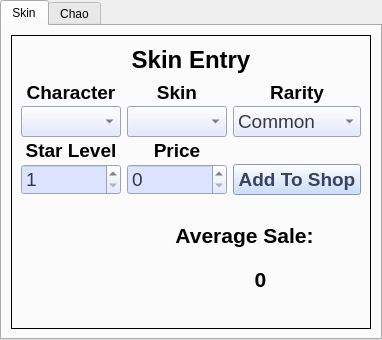
                   <widget class="QTabWidget" name="tabWidget_3">
                    <property name="currentIndex">
                     <number>0</number>
                    </property>
                    <widget class="QWidget" name="tab_10">
                     <attribute name="title">
                      <string>Skin</string>
                     </attribute>
                     <layout class="QVBoxLayout" name="verticalLayout_45">
                      <item>
                       <widget class="QFrame" name="SaleEntry_6">
                        <property name="sizePolicy">
                         <sizepolicy hsizetype="Expanding" vsizetype="Preferred">
                          <horstretch>0</horstretch>
                          <verstretch>0</verstretch>
                         </sizepolicy>
                        </property>
                        <property name="minimumSize">
                         <size>
                          <width>0</width>
                          <height>0</height>
                         </size>
                        </property>
                        <property name="maximumSize">
                         <size>
                          <width>1000000</width>
                          <height>500000</height>
                         </size>
                        </property>
                        <property name="frameShape">
                         <enum>QFrame::Shape::Box</enum>
                        </property>
                        <property name="frameShadow">
                         <enum>QFrame::Shadow::Plain</enum>
                        </property>
                        <layout class="QVBoxLayout" name="verticalLayout_44">
                         <property name="bottomMargin">
                          <number>9</number>
                         </property>
                         <item>
                          <widget class="QLabel" name="label_58">
                           <property name="sizePolicy">
                            <sizepolicy hsizetype="Preferred" vsizetype="Minimum">
                             <horstretch>0</horstretch>
                             <verstretch>0</verstretch>
                            </sizepolicy>
                           </property>
                           <property name="font">
                            <font>
                             <pointsize>18</pointsize>
                             <bold>true</bold>
                            </font>
                           </property>
                           <property name="text">
                            <string>Skin Entry</string>
                           </property>
                           <property name="alignment">
                            <set>Qt::AlignmentFlag::AlignCenter</set>
                           </property>
                          </widget>
                         </item>
                         <item>
                          <layout class="QGridLayout" name="gridLayout_8" rowminimumheight="0,0,0,0,0">
                           <property name="verticalSpacing">
                            <number>2</number>
                           </property>
                           <item row="4" column="1">
                            <widget class="QSpinBox" name="shopPriceSpinBox">
                             <property name="sizePolicy">
                              <sizepolicy hsizetype="Preferred" vsizetype="Minimum">
                               <horstretch>0</horstretch>
                               <verstretch>0</verstretch>
                              </sizepolicy>
                             </property>
                             <property name="minimumSize">
                              <size>
                               <width>0</width>
                               <height>30</height>
                              </size>
                             </property>
                             <property name="font">
                              <font>
                               <pointsize>14</pointsize>
                              </font>
                             </property>
                             <property name="styleSheet">
                              <string notr="true">color: rgb(54, 56, 70);
background-color: rgb(219, 227, 255);</string>
                             </property>
                             <property name="maximum">
                              <number>999999999</number>
                             </property>
                            </widget>
                           </item>
                           <item row="0" column="0">
                            <widget class="QLabel" name="label_59">
                             <property name="sizePolicy">
                              <sizepolicy hsizetype="Preferred" vsizetype="Minimum">
                               <horstretch>0</horstretch>
                               <verstretch>0</verstretch>
                              </sizepolicy>
                             </property>
                             <property name="font">
                              <font>
                               <pointsize>14</pointsize>
                               <bold>true</bold>
                              </font>
                             </property>
                             <property name="text">
                              <string>Character</string>
                             </property>
                             <property name="alignment">
                              <set>Qt::AlignmentFlag::AlignCenter</set>
                             </property>
                            </widget>
                           </item>
                           <item row="0" column="1">
                            <widget class="QLabel" name="label_60">
                             <property name="sizePolicy">
                              <sizepolicy hsizetype="Preferred" vsizetype="Minimum">
                               <horstretch>0</horstretch>
                               <verstretch>0</verstretch>
                              </sizepolicy>
                             </property>
                             <property name="font">
                              <font>
                               <pointsize>14</pointsize>
                               <bold>true</bold>
                              </font>
                             </property>
                             <property name="text">
                              <string>Skin</string>
                             </property>
                             <property name="alignment">
                              <set>Qt::AlignmentFlag::AlignCenter</set>
                             </property>
                            </widget>
                           </item>
                           <item row="2" column="1">
                            <widget class="QLabel" name="label_61">
                             <property name="sizePolicy">
                              <sizepolicy hsizetype="Minimum" vsizetype="Minimum">
                               <horstretch>0</horstretch>
                               <verstretch>0</verstretch>
                              </sizepolicy>
                             </property>
                             <property name="sizeIncrement">
                              <size>
                               <width>20</width>
                               <height>20</height>
                              </size>
                             </property>
                             <property name="font">
                              <font>
                               <pointsize>14</pointsize>
                               <bold>true</bold>
                              </font>
                             </property>
                             <property name="text">
                              <string>Price</string>
                             </property>
                             <property name="alignment">
                              <set>Qt::AlignmentFlag::AlignCenter</set>
                             </property>
                            </widget>
                           </item>
                           <item row="1" column="0">
                            <widget class="QComboBox" name="shopCharacterComboBox">
                             <property name="sizePolicy">
                              <sizepolicy hsizetype="MinimumExpanding" vsizetype="Minimum">
                               <horstretch>0</horstretch>
                               <verstretch>0</verstretch>
                              </sizepolicy>
                             </property>
                             <property name="minimumSize">
                              <size>
                               <width>0</width>
                               <height>25</height>
                              </size>
                             </property>
                             <property name="font">
                              <font>
                               <pointsize>14</pointsize>
                              </font>
                             </property>
                             <property name="styleSheet">
                              <string notr="true">color: rgb(54, 56, 70);
background-color: rgb(219, 227, 255);</string>
                             </property>
                            </widget>
                           </item>
                           <item row="1" column="1">
                            <widget class="QComboBox" name="shopSkinComboBox">
                             <property name="sizePolicy">
                              <sizepolicy hsizetype="MinimumExpanding" vsizetype="Minimum">
                               <horstretch>0</horstretch>
                               <verstretch>0</verstretch>
                              </sizepolicy>
                             </property>
                             <property name="font">
                              <font>
                               <pointsize>14</pointsize>
                              </font>
                             </property>
                             <property name="styleSheet">
                              <string notr="true">color: rgb(54, 56, 70);
background-color: rgb(219, 227, 255);</string>
                             </property>
                            </widget>
                           </item>
                           <item row="2" column="0">
                            <widget class="QLabel" name="label_62">
                             <property name="sizePolicy">
                              <sizepolicy hsizetype="Preferred" vsizetype="Minimum">
                               <horstretch>0</horstretch>
                               <verstretch>0</verstretch>
                              </sizepolicy>
                             </property>
                             <property name="font">
                              <font>
                               <pointsize>14</pointsize>
                               <bold>true</bold>
                              </font>
                             </property>
                             <property name="text">
                              <string>Star Level</string>
                             </property>
                             <property name="scaledContents">
                              <bool>false</bool>
                             </property>
                             <property name="alignment">
                              <set>Qt::AlignmentFlag::AlignCenter</set>
                             </property>
                            </widget>
                           </item>
                           <item row="4" column="2">
                            <widget class="QPushButton" name="addToShopButton">
                             <property name="sizePolicy">
                              <sizepolicy hsizetype="Preferred" vsizetype="Minimum">
                               <horstretch>0</horstretch>
                               <verstretch>0</verstretch>
                              </sizepolicy>
                             </property>
                             <property name="font">
                              <font>
                               <pointsize>14</pointsize>
                               <bold>true</bold>
                              </font>
                             </property>
                             <property name="styleSheet">
                              <string notr="true">background-color: rgb(188, 211, 255);
color: rgb(59, 66, 94);</string>
                             </property>
                             <property name="text">
                              <string>Add To Shop</string>
                             </property>
                             <property name="flat">
                              <bool>false</bool>
                             </property>
                            </widget>
                           </item>
                           <item row="4" column="0">
                            <widget class="QSpinBox" name="shopStarSpinBox">
                             <property name="sizePolicy">
                              <sizepolicy hsizetype="Preferred" vsizetype="Minimum">
                               <horstretch>0</horstretch>
                               <verstretch>0</verstretch>
                              </sizepolicy>
                             </property>
                             <property name="maximumSize">
                              <size>
                               <width>500</width>
                               <height>500</height>
                              </size>
                             </property>
                             <property name="font">
                              <font>
                               <pointsize>14</pointsize>
                              </font>
                             </property>
                             <property name="toolTip">
                              <string>Star Level</string>
                             </property>
                             <property name="styleSheet">
                              <string notr="true">color: rgb(54, 56, 70);
background-color: rgb(219, 227, 255);</string>
                             </property>
                             <property name="minimum">
                              <number>1</number>
                             </property>
                             <property name="maximum">
                              <number>6</number>
                             </property>
                            </widget>
                           </item>
                           <item row="0" column="2">
                            <widget class="QLabel" name="label_63">
                             <property name="sizePolicy">
                              <sizepolicy hsizetype="Preferred" vsizetype="Minimum">
                               <horstretch>0</horstretch>
                               <verstretch>0</verstretch>
                              </sizepolicy>
                             </property>
                             <property name="font">
                              <font>
                               <pointsize>14</pointsize>
                               <bold>true</bold>
                              </font>
                             </property>
                             <property name="text">
                              <string>Rarity</string>
                             </property>
                             <property name="alignment">
                              <set>Qt::AlignmentFlag::AlignCenter</set>
                             </property>
                            </widget>
                           </item>
                           <item row="1" column="2">
                            <widget class="QComboBox" name="shopRarityComboBox">
                             <property name="sizePolicy">
                              <sizepolicy hsizetype="MinimumExpanding" vsizetype="Minimum">
                               <horstretch>0</horstretch>
                               <verstretch>0</verstretch>
                              </sizepolicy>
                             </property>
                             <property name="minimumSize">
                              <size>
                               <width>0</width>
                               <height>30</height>
                              </size>
                             </property>
                             <property name="font">
                              <font>
                               <pointsize>14</pointsize>
                              </font>
                             </property>
                             <property name="styleSheet">
                              <string notr="true">color: rgb(54, 56, 70);
background-color: rgb(219, 227, 255);</string>
                             </property>
                             <item>
                              <property name="text">
                               <string>Common</string>
                              </property>
                             </item>
                             <item>
                              <property name="text">
                               <string>Uncommon</string>
                              </property>
                             </item>
                             <item>
                              <property name="text">
                               <string>Rare</string>
                              </property>
                             </item>
                             <item>
                              <property name="text">
                               <string>Epic</string>
                              </property>
                             </item>
                             <item>
                              <property name="text">
                               <string>Legendary</string>
                              </property>
                             </item>
                             <item>
                              <property name="text">
                               <string>Exotic</string>
                              </property>
                             </item>
                             <item>
                              <property name="text">
                               <string>Limited</string>
                              </property>
                             </item>
                            </widget>
                           </item>
                          </layout>
                         </item>
                         <item>
                          <widget class="QWidget" name="widget_54" native="true">
                           <property name="sizePolicy">
                            <sizepolicy hsizetype="Minimum" vsizetype="Preferred">
                             <horstretch>0</horstretch>
                             <verstretch>0</verstretch>
                            </sizepolicy>
                           </property>
                           <property name="layoutDirection">
                            <enum>Qt::LayoutDirection::LeftToRight</enum>
                           </property>
                           <layout class="QHBoxLayout" name="horizontalLayout_17">
                            <property name="spacing">
                             <number>6</number>
                            </property>
                            <item>
                             <widget class="QWidget" name="widget_55" native="true"/>
                            </item>
                            <item>
                             <widget class="QLabel" name="shopSkinImage">
                              <property name="sizePolicy">
                               <sizepolicy hsizetype="Expanding" vsizetype="Preferred">
                                <horstretch>0</horstretch>
                                <verstretch>0</verstretch>
                               </sizepolicy>
                              </property>
                              <property name="minimumSize">
                               <size>
                                <width>100</width>
                                <height>100</height>
                               </size>
                              </property>
                              <property name="maximumSize">
                               <size>
                                <width>100</width>
                                <height>100</height>
                               </size>
                              </property>
                              <property name="text">
                               <string/>
                              </property>
                              <property name="pixmap">
                               <pixmap>../../.designer/backup/images/sonic_adventure.png</pixmap>
                              </property>
                              <property name="scaledContents">
                               <bool>true</bool>
                              </property>
                              <property name="alignment">
                               <set>Qt::AlignmentFlag::AlignCenter</set>
                              </property>
                             </widget>
                            </item>
                            <item>
                             <widget class="QWidget" name="widget_56" native="true">
                              <property name="sizePolicy">
                               <sizepolicy hsizetype="Maximum" vsizetype="Preferred">
                                <horstretch>0</horstretch>
                                <verstretch>0</verstretch>
                               </sizepolicy>
                              </property>
                              <layout class="QVBoxLayout" name="verticalLayout_57">
                               <item>
                                <widget class="QLabel" name="label_64">
                                 <property name="font">
                                  <font>
                                   <pointsize>16</pointsize>
                                   <bold>true</bold>
                                  </font>
                                 </property>
                                 <property name="text">
                                  <string>Average Sale:</string>
                                 </property>
                                 <property name="alignment">
                                  <set>Qt::AlignmentFlag::AlignCenter</set>
                                 </property>
                                </widget>
                               </item>
                               <item>
                                <widget class="QWidget" name="widget_57" native="true">
                                 <layout class="QHBoxLayout" name="horizontalLayout_18">
                                  <item>
                                   <widget class="QWidget" name="widget_58" native="true"/>
                                  </item>
                                  <item>
                                   <widget class="QLabel" name="averageSaleRingIcon_2">
                                    <property name="maximumSize">
                                     <size>
                                      <width>40</width>
                                      <height>40</height>
                                     </size>
                                    </property>
                                    <property name="text">
                                     <string/>
                                    </property>
                                    <property name="pixmap">
                                     <pixmap>../../.designer/backup/images/ring.png</pixmap>
                                    </property>
                                    <property name="scaledContents">
                                     <bool>true</bool>
                                    </property>
                                   </widget>
                                  </item>
                                  <item>
                                   <widget class="QLabel" name="shopAveragePriceLabel">
                                    <property name="font">
                                     <font>
                                      <pointsize>16</pointsize>
                                      <bold>true</bold>
                                     </font>
                                    </property>
                                    <property name="text">
                                     <string>0</string>
                                    </property>
                                    <property name="alignment">
                                     <set>Qt::AlignmentFlag::AlignCenter</set>
                                    </property>
                                   </widget>
                                  </item>
                                  <item>
                                   <widget class="QWidget" name="widget_59" native="true">
                                    <property name="sizePolicy">
                                     <sizepolicy hsizetype="Preferred" vsizetype="Preferred">
                                      <horstretch>0</horstretch>
                                      <verstretch>0</verstretch>
                                     </sizepolicy>
                                    </property>
                                   </widget>
                                  </item>
                                 </layout>
                                </widget>
                               </item>
                              </layout>
                             </widget>
                            </item>
                            <item>
                             <widget class="QWidget" name="widget_60" native="true"/>
                            </item>
                           </layout>
                          </widget>
                         </item>
                        </layout>
                       </widget>
                      </item>
                     </layout>
                    </widget>
                    <widget class="QWidget" name="tab_11">
                     <attribute name="title">
                      <string>Chao</string>
                     </attribute>
                    </widget>
                   </widget>
